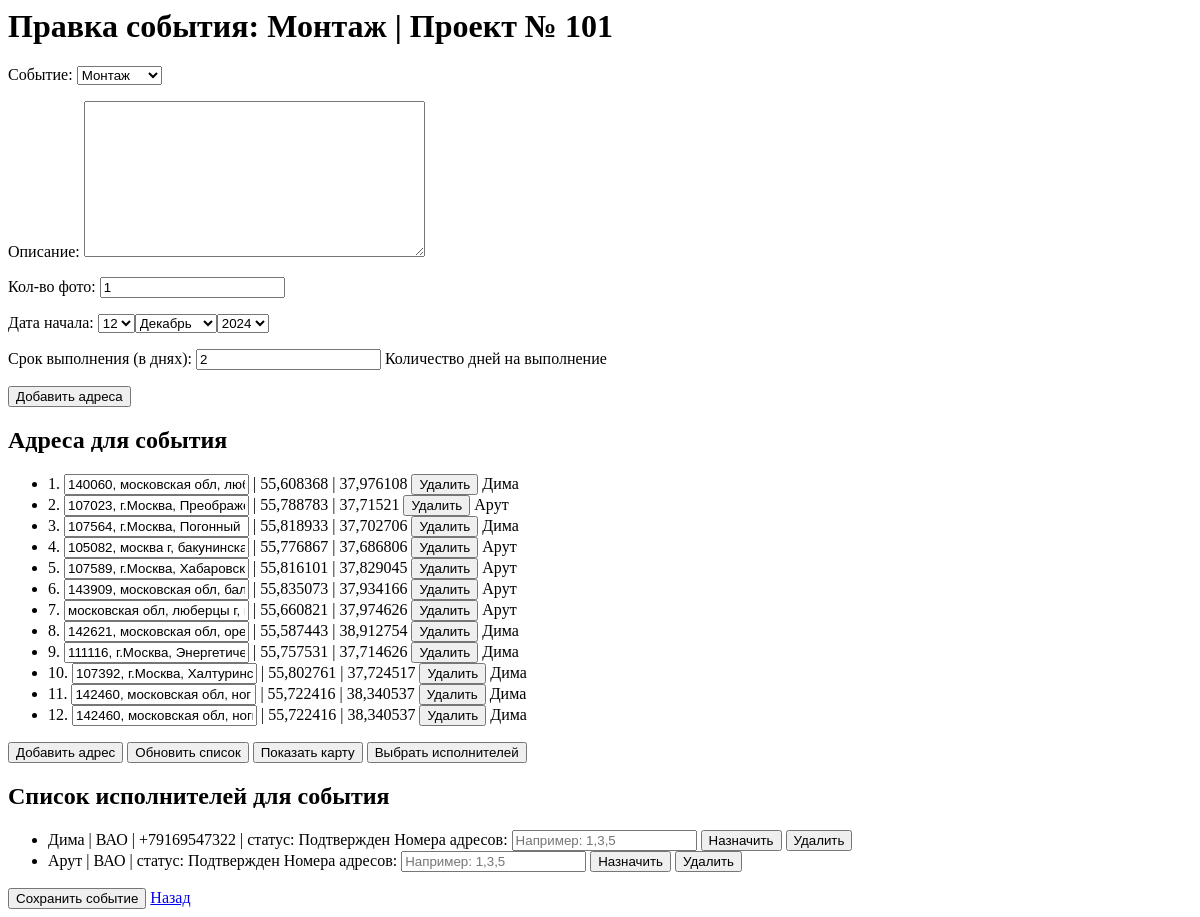
The page /projects/event/11/edit/ on the database as committed earlier.
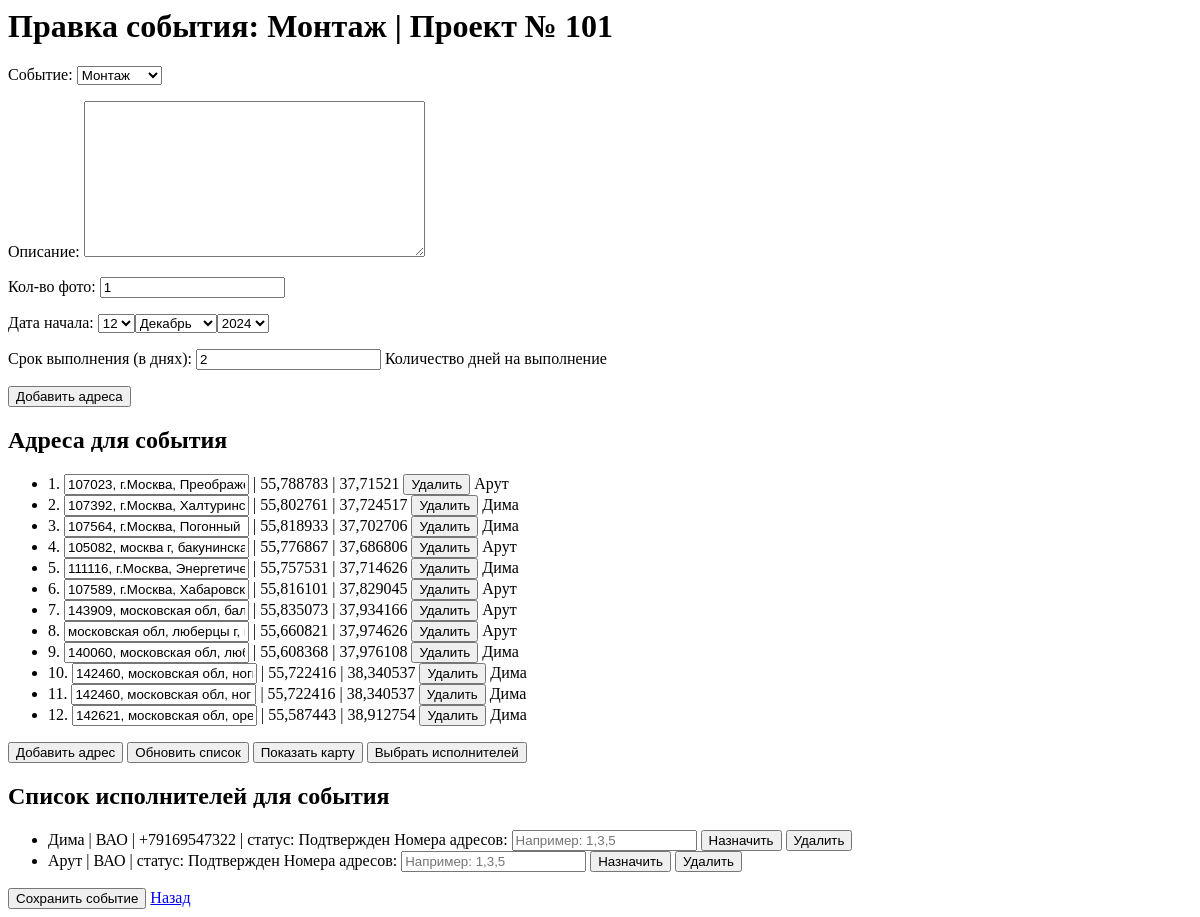
The same page on the database as committed later.
### projects/models.py (models this page shows, shortened)
class EventAddress(models.Model):
    event = models.ForeignKey(Event, related_name='addresses', on_delete=models.CASCADE)
    name = models.CharField(max_length=255)
    latitude = models.FloatField()
    longitude = models.FloatField()
    order = models.PositiveIntegerField(default=0)  # Добавляем поле для сортировки
    assigned_user = models.ForeignKey(User, null=True, blank=True, on_delete=models.SET_NULL)  # Новое поле
    class Meta:
        ordering = ['order']

class EventUser(models.Model):
    STATUS_CHOICES = [
        ('chosen', 'Выбран'),
        ('assigned', 'Назначен'),
        ('confirmed', 'Подтвержден'),
        ('declined', 'Отказ'),
        ('in_progress', 'В работе'),
        ('completed', 'Завершён'),
    ]
    user = models.ForeignKey(User, on_delete=models.CASCADE)
    event = models.ForeignKey('Event', on_delete=models.CASCADE)
    status = models.CharField(max_length=11, choices=STATUS_CHOICES, default='chosen')

### rct/models.py (models this page shows)
class ExecutorProfile(models.Model):
    user = models.OneToOneField(User, on_delete=models.CASCADE)
    name = models.CharField(max_length=255, blank=True)
    phone_number = models.CharField(max_length=15, blank=True)
    start_address = models.CharField(max_length=255)
    district_choices = [
        ('САО', 'САО'),
        ('ВАО', 'ВАО'),
        ('ЮАО', 'ЮАО'),
        ('ЗАО', 'ЗАО'),
    ]
    district = models.CharField(max_length=3, choices=district_choices)
    api_key = models.CharField(max_length=255, blank=True)

### projects/views.py (the view)
# urls.py: path('event/<int:event_id>/edit/', views.edit_event, name='edit_event'),
def edit_event(request, event_id):
    event = get_object_or_404(Event, pk=event_id)
    project = event.project
    if request.method == 'POST':
        form = EventForm(request.POST, instance=event)
        if form.is_valid():
            form.save()
            return redirect('edit_event', event_id=event.id)
    else:
        form = EventForm(instance=event)
    project_addresses = project.addresses.all()
    executor_group = Group.objects.get(name='Исполнитель')
    executors = User.objects.filter(groups=executor_group).prefetch_related('executorprofile')
    event_users = event.eventuser_set.select_related('user')
    return render(request, 'projects/edit_event.html', {
        'form': form,
        'project': project,
        'event': event,
        'project_addresses': project_addresses,
        'executors': executors,
        'event_users': event_users,  # Передаем EventUser в шаблон
    })

### projects/forms.py
class EventForm(forms.ModelForm):
    class Meta:
        model = Event
        fields = ['event_type', 'description', 'photo_count', 'event_date', 'duration_days']
        labels = {
            'event_type': 'Событие',
            'description': 'Описание',
            'photo_count': 'Кол-во фото',
            'event_date': 'Дата начала',
            'duration_days': 'Срок выполнения (в днях)',
        }
        widgets = {
            'event_date': forms.SelectDateWidget(),
        }

### projects/templates/projects/edit_event.html (shortened to what this page needs)
<html>
<head>
    {% load static %}
    <link rel="stylesheet" type="text/css" href="{% static 'projects/yandex-map-modal.css' %}">
    <link rel="stylesheet" href="//code.jquery.com/ui/1.12.1/themes/base/jquery-ui.css">
</head>
<body>
    <h1>Правка события: {{ event.get_event_type_display }} | {{ project.name }}</h1>
    <form id="event-form" method="POST">
        {{ form.as_p }}
    </form>
    <button type="button" id="copy-addresses-btn">Добавить адреса</button>
    <h2>Адреса для события</h2>
    <ul id="event-addresses-list">
        {% for address in event.addresses.all %}
        <li data-id="{{ address.id }}">
            <span class="address-number">{{ forloop.counter }}.</span>
            <input class="address-name" value="{{ address.name }}" data-id="{{ address.id }}"> |
            <span class="latitude">{{ address.latitude }}</span> |
            <span class="longitude">{{ address.longitude }}</span>
            <button class="delete-address-btn" data-id="{{ address.id }}">Удалить</button>
            {% if address.assigned_user %}
                {% with address.assigned_user.executorprofile as profile %}
                    <span class="executor-name">{{ profile.name|default:address.assigned_user.username }}</span>
                {% endwith %}
            {% else %}
                <span class="executor-name">Не назначен</span>
            {% endif %}
        </li>
        {% empty %}
        <li>Нет адресов.</li>
        {% endfor %}
    </ul>
    <button type="button" id="add-address-btn">Добавить адрес</button>
    <button type="button" id="update-addresses-btn">Обновить список</button>
    <button type="button" id="show-map-btn">Показать карту</button>
    <button type="button" id="select-executors-btn">Выбрать исполнителей</button>
    <h2>Список исполнителей для события</h2>
    <ul id="event-executors-list">
        {% for event_user in event_users %}
            {% if event_user.user.executorprofile %}
            <li data-id="{{ event_user.user.id }}">
                <span class="user-name">{{ event_user.user.executorprofile.name|default:event_user.user.email }}</span>
                {% if event_user.user.executorprofile.district %} | <span class="district">{{ event_user.user.executorprofile.district }}</span>{% endif %}
                {% if event_user.user.executorprofile.phone_number %} | <span class="phone-number">{{ event_user.user.executorprofile.phone_number }}</span>{% endif %}
                <span class="status"> | статус: {{ event_user.get_status_display }}</span>
                {% if event_users.count > 1 %}
                    <label for="address-indexes-{{ event_user.user.id }}">Номера адресов: </label>
                    <input type="text" id="address-indexes-{{ event_user.user.id }}" placeholder="Например: 1,3,5">
                {% endif %}
                <button class="assign-btn" data-id="{{ event_user.user.id }}">Назначить</button>
                <button class="delete-executor-btn" data-id="{{ event_user.user.id }}">Удалить</button>
            </li>
            {% else %}
            <li>У пользователя нет профиля исполнителя.</li>
            {% endif %}
        {% empty %}
            <li>Нет исполнителей.</li>
        {% endfor %}
    </ul>
    <button type="button" id="save-event-button">Сохранить событие</button>
    <a href="{% url 'edit_project' project.id %}">Назад</a>
</body>
</html>

Rows that differ between the two databases and show on the page:
changed EventAddress "107392, г.Москва, Халтуринская ул., 15": moves up the list
changed EventAddress "111116, г.Москва, Энергетическая ул., 11": moves up the list
changed EventAddress (number 9 of 12 on the later page): moves down the list
changed EventAddress (number 12 of 12 on the later page): moves down the list
